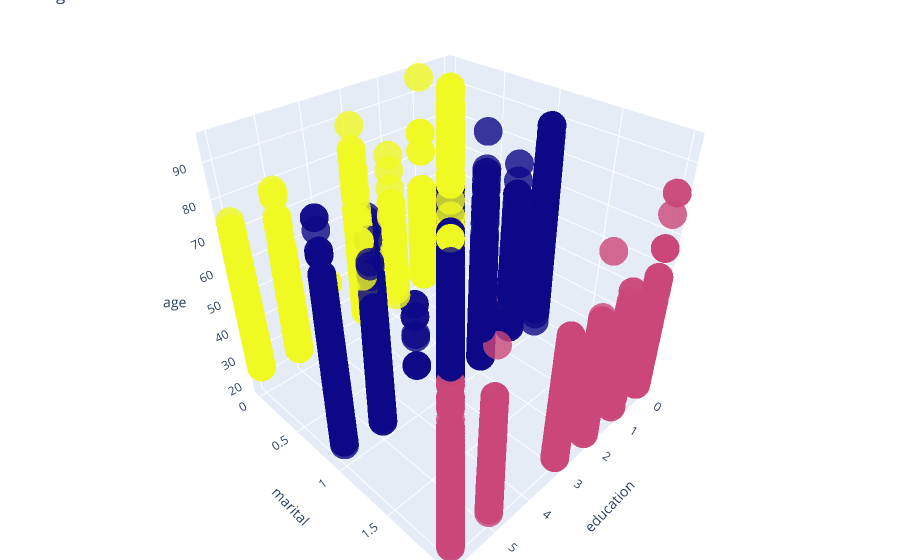

Notebook source saved alongside this figure:
### Markdown cell above
We can see some correlation in making clusters with 'job' and 'education' columns. Since 'age' is also demographically important variable, I will plot it too.

### Code cell
trace1 = go.Scatter3d(
    x= visualized_X['education'],
    y= visualized_X['marital'],
    z= visualized_X['age'],
    mode='markers',
     marker=dict(
        color = visualized_X['cluster'], 
        size= 10,
        opacity=0.8
     )
)
df = [trace1]

layout = go.Layout(
    title = 'Age vs Marital vs Education',
    margin=dict(
        l=0,
        r=0,
        b=0,
        t=0  
    ),
    scene = dict(
            xaxis = dict(title  = 'education'),
            yaxis = dict(title  = 'marital'),
            zaxis = dict(title  = 'age')
        )
)

fig = go.Figure(data = df, layout = layout)
py.iplot(fig)

### Figure 1 — Plotly figure (JSON) as saved in the notebook; plotly's stock layout.template omitted (floating-point values rounded to 4 significant figures; data arrays with more than 128 entries replaced by an {"elided": "..."} marker saying what was removed)
{"data": [{"marker": {"color": {"elided": "30488 int values"}, "opacity": 0.8, "size": 10}, "mode": "markers", "type": "scatter3d", "x": {"elided": "30488 int values"}, "y": {"elided": "30488 int values"}, "z": {"elided": "30488 int values"}}], "layout": {"margin": {"b": 0, "l": 0, "r": 0, "t": 0}, "scene": {"xaxis": {"title": {"text": "education"}}, "yaxis": {"title": {"text": "marital"}}, "zaxis": {"title": {"text": "age"}}}, "title": {"text": "Age vs Marital vs Education"}}}
